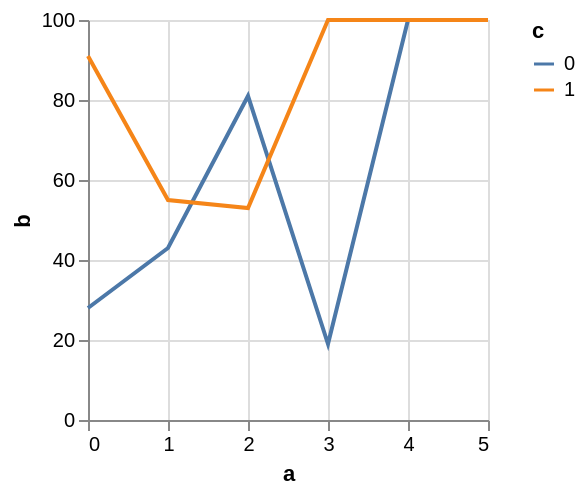

Here is the Vega-Lite specification saved for this chart:
### Vega specification from a JSON file in a GitHub repository (floating-point values rounded to 4 significant figures)
{"$schema": "https://vega.github.io/schema/vega/v5.json", "background": "white", "padding": 5, "width": 200, "height": 200, "style": "cell", "data": [{"name": "source_0", "values": [{"a": 0, "b": 28, "c": 0}, {"a": 0, "b": 91, "c": 1}, {"a": 1, "b": 43, "c": 0}, {"a": 1, "b": 55, "c": 1}, {"a": 2, "b": 81, "c": 0}, {"a": 2, "b": 53, "c": 1}, {"a": 3, "b": 19, "c": 0}]}, {"name": "data_0", "source": "source_0", "transform": [{"type": "formula", "expr": "toNumber(datum[\"a\"])", "as": "a"}, {"type": "impute", "field": "b", "key": "a", "keyvals": {"signal": "sequence(4,6)"}, "method": "value", "groupby": ["c"], "value": null}, {"type": "formula", "expr": "datum.b === null ? 100 : datum.b", "as": "b"}]}], "marks": [{"name": "pathgroup", "type": "group", "from": {"facet": {"name": "faceted_path_main", "data": "data_0", "groupby": ["c"]}}, "encode": {"update": {"width": {"field": {"group": "width"}}, "height": {"field": {"group": "height"}}}}, "marks": [{"name": "marks", "type": "line", "style": ["line"], "sort": {"field": "datum[\"a\"]"}, "from": {"data": "faceted_path_main"}, "encode": {"update": {"stroke": {"scale": "color", "field": "c"}, "x": {"scale": "x", "field": "a"}, "y": {"scale": "y", "field": "b"}, "defined": {"signal": "isValid(datum[\"a\"]) && isFinite(+datum[\"a\"]) && isValid(datum[\"b\"]) && isFinite(+datum[\"b\"])"}}}}]}], "scales": [{"name": "x", "type": "linear", "domain": {"data": "data_0", "field": "a"}, "range": [0, {"signal": "width"}], "nice": 1, "zero": false}, {"name": "y", "type": "linear", "domain": {"data": "data_0", "field": "b"}, "range": [{"signal": "height"}, 0], "nice": true, "zero": true}, {"name": "color", "type": "ordinal", "domain": {"data": "data_0", "field": "c", "sort": true}, "range": "category"}], "axes": [{"scale": "x", "orient": "bottom", "gridScale": "y", "grid": true, "tickCount": {"signal": "ceil(width/40)"}, "domain": false, "labels": false, "maxExtent": 0, "minExtent": 0, "ticks": false, "zindex": 0}, {"scale": "y", "orient": "left", "gridScale": "x", "grid": true, "tickCount": {"signal": "ceil(height/40)"}, "domain": false, "labels": false, "maxExtent": 0, "minExtent": 0, "ticks": false, "zindex": 0}, {"scale": "x", "orient": "bottom", "grid": false, "title": "a", "labelFlush": true, "labelOverlap": true, "tickCount": {"signal": "ceil(width/40)"}, "zindex": 0}, {"scale": "y", "orient": "left", "grid": false, "title": "b", "labelOverlap": true, "tickCount": {"signal": "ceil(height/40)"}, "zindex": 0}], "legends": [{"stroke": "color", "gradientLength": {"signal": "clamp(height, 64, 200)"}, "symbolType": "stroke", "title": "c"}], "config": {"background": "white"}}
